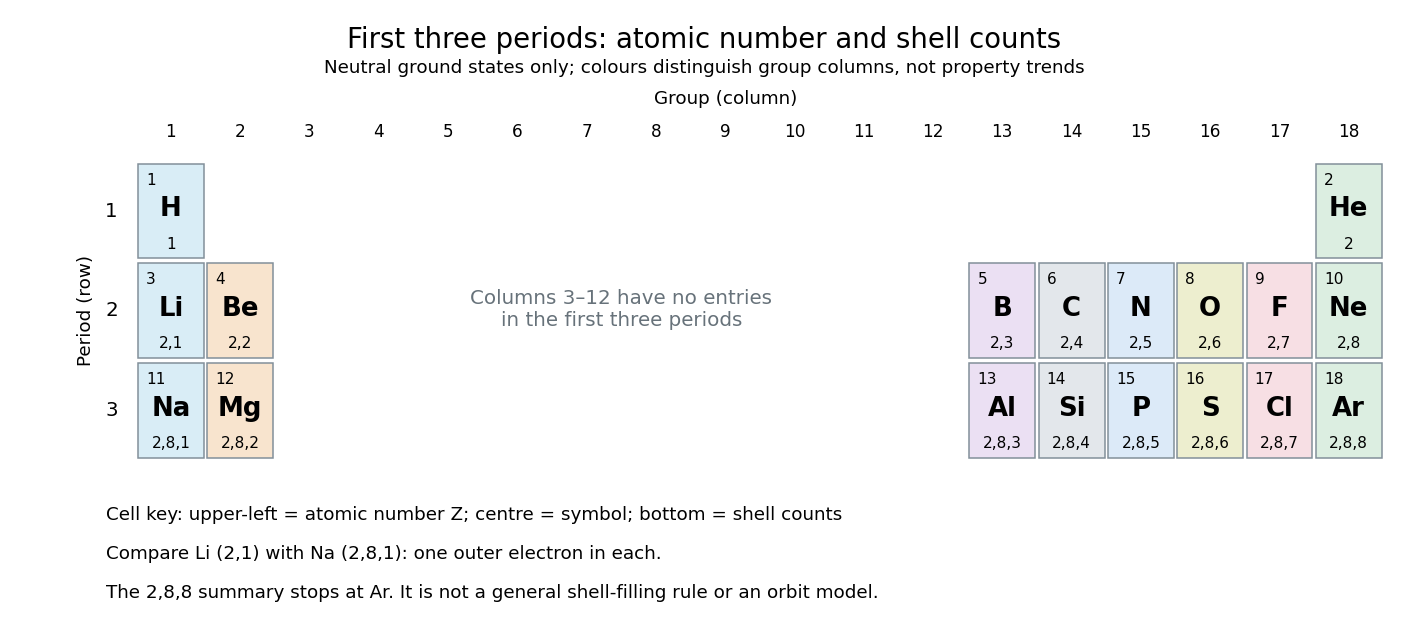

Recreate this plot in Python.
"""Draw the first 18 elements at their actual 18-column table positions.

Writes first-three-periods.png in the current working directory.
Run from _media to produce the repository image. Colours distinguish columns,
not measured trends. Counts are neutral ground-state shell occupancies only.
Positions and symbols: https://iupac.org/what-we-do/periodic-table-of-elements/
Configurations: OpenStax Chemistry 2e, section 6.4.
Tested with Python 3.14.4, Matplotlib 3.10.7 (+dfsg1), NumPy 2.3.5.
"""

from pathlib import Path

import matplotlib.pyplot as plt
from matplotlib.patches import Rectangle
import numpy as np


# atomic number, symbol, period, group, neutral ground-state shell occupancies
ELEMENTS = (
    (1, "H", 1, 1, (1,)), (2, "He", 1, 18, (2,)),
    (3, "Li", 2, 1, (2, 1)), (4, "Be", 2, 2, (2, 2)),
    (5, "B", 2, 13, (2, 3)), (6, "C", 2, 14, (2, 4)),
    (7, "N", 2, 15, (2, 5)), (8, "O", 2, 16, (2, 6)),
    (9, "F", 2, 17, (2, 7)), (10, "Ne", 2, 18, (2, 8)),
    (11, "Na", 3, 1, (2, 8, 1)), (12, "Mg", 3, 2, (2, 8, 2)),
    (13, "Al", 3, 13, (2, 8, 3)), (14, "Si", 3, 14, (2, 8, 4)),
    (15, "P", 3, 15, (2, 8, 5)), (16, "S", 3, 16, (2, 8, 6)),
    (17, "Cl", 3, 17, (2, 8, 7)), (18, "Ar", 3, 18, (2, 8, 8)),
)


def main():
    plt.rcParams.update({"font.size": 11, "figure.facecolor": "white",
                         "axes.facecolor": "white", "savefig.facecolor": "white"})
    fig, ax = plt.subplots(figsize=(12.8, 5.8), dpi=110)
    fig.subplots_adjust(left=0.055, right=0.985, bottom=0.27, top=0.76)
    fig.suptitle("First three periods: atomic number and shell counts", fontsize=18, y=0.96)
    fig.text(0.5, 0.885, "Neutral ground states only; colours distinguish group columns, not property trends",
             ha="center", fontsize=12)
    colors = {1: "#d9edf6", 2: "#f8e4ce", 13: "#ebe0f3", 14: "#e3e7eb",
              15: "#dceaf8", 16: "#edeecf", 17: "#f7dfe4", 18: "#dceee1"}
    ax.set(xlim=(-0.85, 18.05), ylim=(-0.05, 3.08))
    ax.axis("off")
    for group in np.arange(1, 19):
        ax.text(group - 0.5, 3.20, str(group), ha="center", va="bottom", fontsize=11,
                clip_on=False)
    ax.text(8.5, 3.57, "Group (column)", ha="center", fontsize=12, clip_on=False)
    for period in (1, 2, 3):
        ax.text(-0.36, 3 - period + 0.5, str(period), ha="center", va="center", fontsize=13)
    ax.text(-0.73, 1.5, "Period (row)", rotation=90, va="center", ha="center", fontsize=12)
    for z, symbol, period, group, shell_counts in ELEMENTS:
        x, y = group - 1, 3 - period
        ax.add_patch(Rectangle((x + 0.025, y + 0.025), 0.95, 0.95,
                               facecolor=colors[group], edgecolor="#82909a", lw=1))
        ax.text(x + 0.14, y + 0.81, str(z), fontsize=10, va="center")
        ax.text(x + 0.5, y + 0.52, symbol, fontsize=17, weight="bold", ha="center", va="center")
        ax.text(x + 0.5, y + 0.17, ",".join(map(str, shell_counts)),
                fontsize=10, ha="center", va="center")
    ax.text(7, 1.51, "Columns 3–12 have no entries\nin the first three periods",
            ha="center", va="center", color="#67727a", fontsize=13)
    fig.text(0.075, 0.185, "Cell key: upper-left = atomic number Z; centre = symbol; bottom = shell counts",
             fontsize=12)
    fig.text(0.075, 0.124, "Compare Li (2,1) with Na (2,8,1): one outer electron in each.", fontsize=12)
    fig.text(0.075, 0.063, "The 2,8,8 summary stops at Ar. It is not a general shell-filling rule or an orbit model.",
             fontsize=12)
    fig.savefig(Path("first-three-periods.png"), facecolor="white", transparent=False)
    plt.close(fig)


if __name__ == "__main__":
    main()
